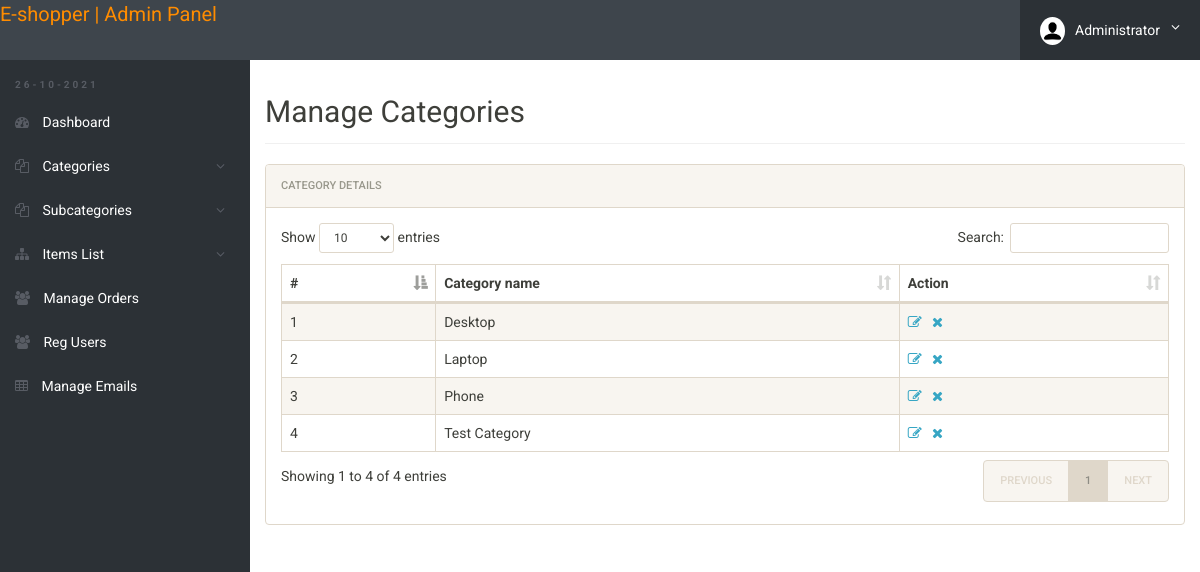
/admin/manage-categories.php (signed in), run on the app's committed database.
### tables this page shows
CREATE TABLE category(
    cid int  PRIMARY KEY AUTO_INCREMENT,
    cat_name varchar(50)
    );

### admin/manage-categories.php (the view, shortened to what this page needs)
<!doctype html>
<html lang="en" class="no-js">
<head>
	<link rel="stylesheet" href="css/font-awesome.min.css">
	<link rel="stylesheet" href="css/bootstrap.min.css">
	<link rel="stylesheet" href="css/dataTables.bootstrap.min.css">
	<link rel="stylesheet" href="css/bootstrap-social.css">
	<link rel="stylesheet" href="css/bootstrap-select.css">
	<link rel="stylesheet" href="css/fileinput.min.css">
	<link rel="stylesheet" href="css/awesome-bootstrap-checkbox.css">
	<link rel="stylesheet" href="css/style.css">
</head>
<body>
	<?php include('includes/header.php');?>
	<div class="ts-main-content">
		<?php include('includes/leftbar.php');?>
		<div class="content-wrapper">
			<div class="container-fluid">
				<div class="row">
					<div class="col-md-12">
						<h2 class="page-title">Manage Categories</h2>
						<div class="panel panel-default">
							<div class="panel-heading">Category Details</div>
							<div class="panel-body">
							<!--<div class="errorWrap"><strong>ERROR</strong>:</div>
			<div class="succWrap"><strong>SUCCESS</strong>: </div>-->
								<table id="zctb" class="display table table-striped table-bordered table-hover" cellspacing="0" width="100%">
									<thead>
										<tr>
										<th>#</th>
											<th>Category name</th>
											<th>Action </th>
										</tr>
									</thead>
									<tbody>
<?php
include("includes/config.php");
$sql="SELECT * FROM category";
$query=mysqli_query($link,$sql);
$c=0;
while($row=mysqli_fetch_array($query))
{
	$c++;
?>
										<tr>
											<td><?php echo $c;?></td>
											<td><?php echo $row['cat_name'];?></td>
		                                    <td><a href="edit-category.php?cid=<?php echo $row['cid']; ?>"><i class="fa fa-edit"></i></a>&nbsp;&nbsp;
                                                <a href="manage-categories.php?del=<?php echo $row['cid']; ?>"><i class="fa fa-close"></i></a>
											</td>
										</tr>
										<?php }
										 ?>
									</tbody>
								</table>
							</div>
						</div>
					</div>
				</div>
			</div>
		</div>
	</div>
</body>
</html>

### admin/css/style.css (style rules this page uses)
html { font-size: 14px; }
@media only screen and (min-width: 480px) { html { font-size: 17px; } }
@media only screen and (min-width: 768px) { html { font-size: 14px; } }
body { font-size: 1em; }
a { color: #37a6c4; }
.panel { overflow: hidden; }
.page-title { padding-bottom: 15px; margin-bottom: 20px; border-bottom: 1px solid #f0f0f0; }
.ts-main-content .content-wrapper { padding-top: 15px; margin-top: 60px; }
@media only screen and (min-width: 992px) { .ts-main-content .content-wrapper { margin-left: 250px; } }

### data on the page
category: cat_name "Desktop"
category: cat_name "Laptop"
category: cat_name "Phone"
category: cat_name "Test Category"

### other printed values
$_SESSION['admin'] "Administrator"
